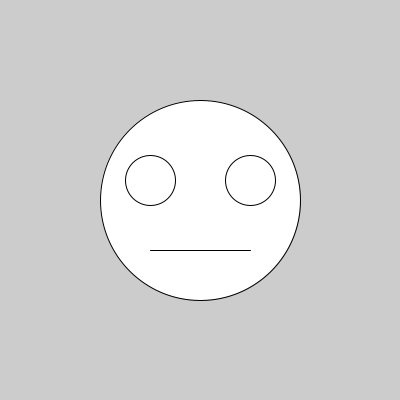
Frame 1 (no input)
Frame 60 (the mouse pressed at the canvas centre just before this capture): identical to frame 1, image omitted
Frame 120 (the mouse held since frame 60 and released just before this capture): identical to frame 1, image omitted

The Processing sketch that drew this single still picture (run headless with seeded random() and noise(); from frame 60 on, the mouse is pressed at the canvas centre):

// Processing sketch: processing_180753
// ── processing_180753.pde

void setup() {
    size(400,400);
    ellipseMode(CENTER);
    ellipse(200,200,200,200);
    ellipse(150,180,50,50);
    ellipse(250,180,50,50);
    line(150,250,250,250);
}

void draw() {
    
}
